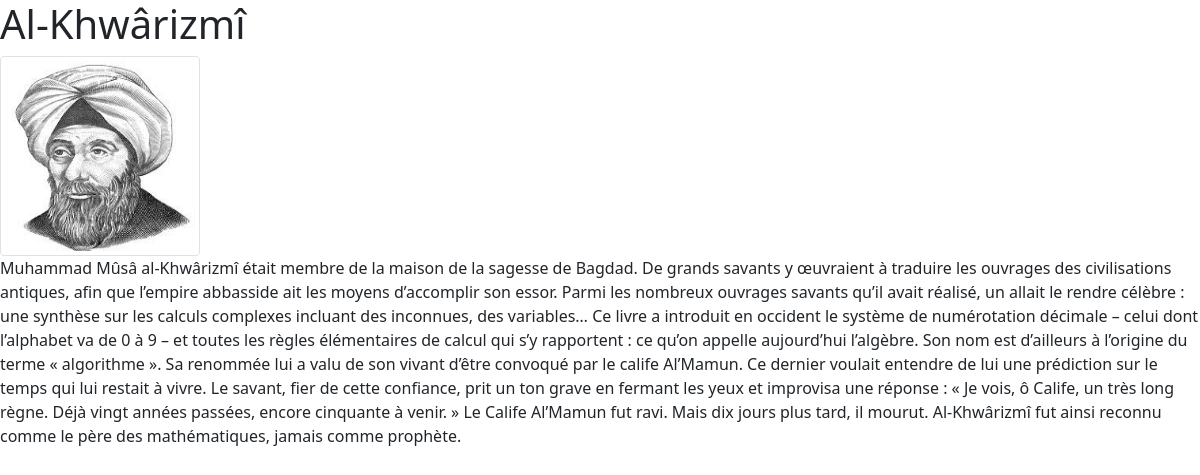
Screenshot of /histoire.php?id=1 with the database file from the repository.
### tables this page shows
CREATE TABLE `personnage` (
  `id` int(11) NOT NULL,
  `nom` varchar(25) DEFAULT NULL,
  `petit_apercu` text DEFAULT NULL,
  `historique` longtext DEFAULT NULL,
  `nom_image` varchar(45) NOT NULL
);

### histoire.php (the view, shortened to what this page needs)
<?php
    $resultat=require_once("bakend.php");
    $id = $_GET['id'];
    $req=$pdo->prepare("SELECT * FROM personnage WHERE id=$id");
    $req->execute();
    $test=$req->fetch();
?>
<!DOCTYPE html>
<html lang="en">
<head>
    <link href="https://cdn.jsdelivr.net/npm/bootstrap@5.0.2/dist/css/bootstrap.min.css" rel="stylesheet">
    <link rel="stylesheet" href="histoire.css">
</head>
<body>
        <h1><?= $test['nom'] ;?></h1>
        <img src="<?= $test['nom_image'] ;?>" alt="" class="img-thumbnail" style="width: 200px; height: 200px;">
        <div class="conteneur ">
            <?= $test['historique'] ;?>
        </div>
</body>
</html>

### histoire.css (style rules this page uses)
img { width: 100px; height: 100px; }

### rows the page displays
personnage: nom_image (picture), historique "Muhammad Mûsâ al-Khwârizmî était membre de la maison de la sagesse de Bagdad. De grands savants y œuvraient à traduire les ouvrages des civilisations antiques, afin que l’empire abbasside ait les moyens d’accomplir son essor. Parmi les nombreux ouvrages savants qu’il avait réalisé, un allait le rendre célèbre : une synthèse sur les calculs complexes incluant des inconnues, des variables… Ce livre a introduit en occident le système de numérotation décimale – celui dont l’alphabet va de 0 à 9 – et toutes les règles élémentaires de calcul qui s’y rapportent : ce qu’on appelle aujourd’hui l’algèbre. Son nom est d’ailleurs à l’origine du terme « algorithme ». Sa renommée lui a valu de son vivant…"
